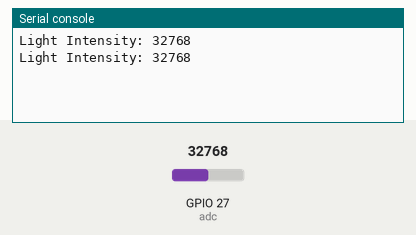
Bench run of a program on a simulated ESP32 board running MicroPython. Shown: the last lines printed to the serial console. The test bench sets the inputs (shaded band); at power-on: GPIO 27 (adc) = 32768 (analog values on the 0–65535 scale).

Above: at 1.2 s.
1.3 s: GPIO 27 (adc) set to 45874
At 2.4 s:
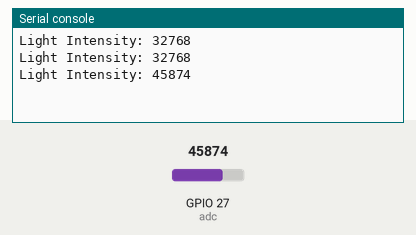
2.8 s: GPIO 27 (adc) set to 57670
At 3.8 s:
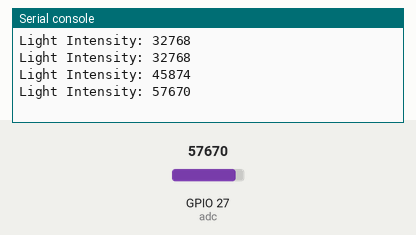
Timing chart, 0 to 5.8 s (numbered marks = the images above; inputs shaded):
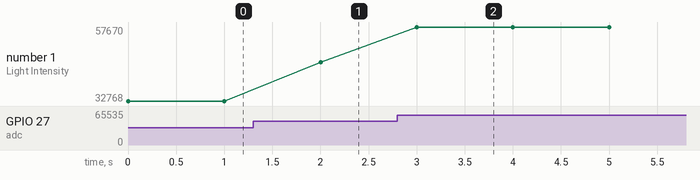

Measured:
- after the input at 1.3 s, the serial console: prints a new line after 0.70 s (image 1)
- after the input at 2.8 s, the serial console: prints a new line after 0.20 s (image 2)
- plotted number 1: 32768 → 45874 after the input at 1.3 s, 45874 → 57670 after the input at 2.8 s

The program:

photoresistor_test.py
```python
from machine import ADC, Pin
import time

# Initialize the ADC (on GPIO 34 for ESP32 or A0 for ESP8266)
adc = ADC(Pin('GPIO27', Pin.PULL_UP))  # Replace 34 with the correct pin number for your microcontroller

# Set the width (optional, ESP32 specific)
#adc.width(ADC.WIDTH_12BIT)  # Set the resolution to 12-bit (0-4095)

# Set the attenuation (ESP32 specific, to extend the voltage range)
#adc.atten(ADC.ATTN_11DB)  # Allows reading up to 3.3V (ESP32)

# For ESP8266, just create the ADC object directly like this:
# adc = ADC(0)  # Pin A0 is used for analog reads on ESP8266

while True:
    # Read the analog value
    light_value = adc.read_u16()

    # Print the light intensity
    print("Light Intensity:", light_value)

    # Delay to avoid flooding the output
    time.sleep(1)
```
